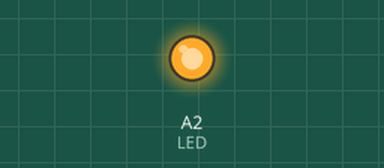
The sketch below on a simulated Arduino Uno, built with avr-gcc and run on an emulated ATmega328P. Parts: output pins drawn as LEDs (lit = HIGH).

Above: at 1.0 s.
At 3.0 s:
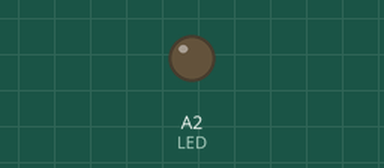
Timing chart, 0 to 5.2 s (numbered marks = the images above):
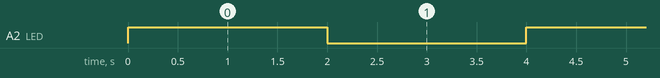

Measured:
- by itself, A2 (LED): alternates HIGH for 2.0 s and LOW for 2.0 s

The sketch:

led-test.ino
```cpp
   #define LED A2 // pin 4 a4

int on = 1;

void setup() {
  pinMode(LED, OUTPUT);
  digitalWrite(LED, 254); // we have light but the battery appears low start charging

}

void loop() {

  if (on) {
      digitalWrite(LED, 254); // we have light but the battery appears low start charging
      on = 0;
  } else {
      digitalWrite(LED, 0); // we have light but the battery appears low start charging
      on = 1;
  }

  delay(2000);
}
```
